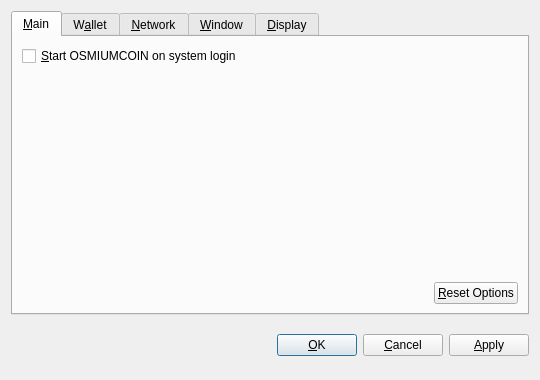
<?xml version="1.0" encoding="UTF-8"?>
<ui version="4.0">
 <class>OptionsDialog</class>
 <widget class="QDialog" name="OptionsDialog">
  <property name="geometry">
   <rect>
    <x>0</x>
    <y>0</y>
    <width>540</width>
    <height>380</height>
   </rect>
  </property>
  <property name="windowTitle">
   <string>Options</string>
  </property>
  <property name="modal">
   <bool>true</bool>
  </property>
  <layout class="QVBoxLayout" name="verticalLayout">
   <item>
    <widget class="QTabWidget" name="tabWidget">
     <property name="tabPosition">
      <enum>QTabWidget::North</enum>
     </property>
     <property name="currentIndex">
      <number>0</number>
     </property>
     <widget class="QWidget" name="tabMain">
      <attribute name="title">
       <string>&amp;Main</string>
      </attribute>
      <layout class="QVBoxLayout" name="verticalLayout_Main">
       <item>
        <widget class="QCheckBox" name="bitcoinAtStartup">
         <property name="toolTip">
          <string>Automatically start OSMIUMCOIN after logging in to the system.</string>
         </property>
         <property name="text">
          <string>&amp;Start OSMIUMCOIN on system login</string>
         </property>
        </widget>
       </item>
       <item>
        <spacer name="verticalSpacer_Main">
         <property name="orientation">
          <enum>Qt::Vertical</enum>
         </property>
         <property name="sizeHint" stdset="0">
          <size>
           <width>20</width>
           <height>40</height>
          </size>
         </property>
        </spacer>
       </item>
       <item>
        <layout class="QHBoxLayout" name="horizontalLayout_2_Main">
         <item>
          <spacer name="horizontalSpacer_2_Main">
           <property name="orientation">
            <enum>Qt::Horizontal</enum>
           </property>
           <property name="sizeHint" stdset="0">
            <size>
             <width>40</width>
             <height>20</height>
            </size>
           </property>
          </spacer>
         </item>
         <item>
          <widget class="QPushButton" name="resetButton">
           <property name="toolTip">
            <string>Reset all client options to default.</string>
           </property>
           <property name="text">
            <string>&amp;Reset Options</string>
           </property>
           <property name="autoDefault">
            <bool>false</bool>
           </property>
          </widget>
         </item>
        </layout>
       </item>
      </layout>
     </widget>
     <widget class="QWidget" name="tabWallet">
      <attribute name="title">
       <string>W&amp;allet</string>
      </attribute>
      <layout class="QVBoxLayout" name="verticalLayout_Network">
       <item>
        <widget class="QLabel" name="transactionFeeInfoLabel">
         <property name="text">
          <string>Optional transaction fee per kB that helps make sure your transactions are processed quickly. Most transactions are 1 kB.</string>
         </property>
         <property name="textFormat">
          <enum>Qt::PlainText</enum>
         </property>
         <property name="wordWrap">
          <bool>true</bool>
         </property>
        </widget>
       </item>
       <item>
        <layout class="QHBoxLayout" name="horizontalLayout_1_Main">
         <item>
          <widget class="QLabel" name="transactionFeeLabel">
           <property name="text">
            <string>Pay transaction &amp;fee</string>
           </property>
           <property name="textFormat">
            <enum>Qt::PlainText</enum>
           </property>
           <property name="buddy">
            <cstring>transactionFee</cstring>
           </property>
          </widget>
         </item>
         <item>
          <widget class="BitcoinAmountField" name="transactionFee"/>
         </item>
         <item>
          <spacer name="horizontalSpacer_1_Main">
           <property name="orientation">
            <enum>Qt::Horizontal</enum>
           </property>
           <property name="sizeHint" stdset="0">
            <size>
             <width>40</width>
             <height>20</height>
            </size>
           </property>
          </spacer>
         </item>
        </layout>
       </item>
       <item>
        <widget class="QLabel" name="label">
         <property name="text">
          <string>If you disable the spending of unconfirmed change, the change from a transaction cannot be used until that transaction has at least one confirmation. This also affects how your balance is computed.</string>
         </property>
         <property name="wordWrap">
          <bool>true</bool>
         </property>
        </widget>
       </item>
       <item>
        <widget class="QCheckBox" name="spendZeroConfChange">
         <property name="text">
          <string>Spend unconfirmed change  (experts only)</string>
         </property>
        </widget>
       </item>
       <item>
        <spacer name="verticalSpacer">
         <property name="orientation">
          <enum>Qt::Vertical</enum>
         </property>
         <property name="sizeHint" stdset="0">
          <size>
           <width>20</width>
           <height>40</height>
          </size>
         </property>
        </spacer>
       </item>
      </layout>
     </widget>
     <widget class="QWidget" name="tabNetwork">
      <attribute name="title">
       <string>&amp;Network</string>
      </attribute>
      <layout class="QVBoxLayout" name="verticalLayout_Network">
       <item>
        <widget class="QCheckBox" name="mapPortUpnp">
         <property name="toolTip">
          <string>Automatically open the OSMIUMCOIN client port on the router. This only works when your router supports UPnP and it is enabled.</string>
         </property>
         <property name="text">
          <string>Map port using &amp;UPnP</string>
         </property>
        </widget>
       </item>
       <item>
        <widget class="QCheckBox" name="connectSocks">
         <property name="toolTip">
          <string>Connect to the OSMIUMCOIN network through a SOCKS proxy (e.g. when connecting through Tor).</string>
         </property>
         <property name="text">
          <string>&amp;Connect through SOCKS proxy:</string>
         </property>
        </widget>
       </item>
       <item>
        <layout class="QHBoxLayout" name="horizontalLayout_Network">
         <item>
          <widget class="QLabel" name="proxyIpLabel">
           <property name="text">
            <string>Proxy &amp;IP:</string>
           </property>
           <property name="textFormat">
            <enum>Qt::PlainText</enum>
           </property>
           <property name="buddy">
            <cstring>proxyIp</cstring>
           </property>
          </widget>
         </item>
         <item>
          <widget class="QValidatedLineEdit" name="proxyIp">
           <property name="maximumSize">
            <size>
             <width>140</width>
             <height>16777215</height>
            </size>
           </property>
           <property name="toolTip">
            <string>IP address of the proxy (e.g. 127.0.0.1)</string>
           </property>
          </widget>
         </item>
         <item>
          <widget class="QLabel" name="proxyPortLabel">
           <property name="text">
            <string>&amp;Port:</string>
           </property>
           <property name="textFormat">
            <enum>Qt::PlainText</enum>
           </property>
           <property name="buddy">
            <cstring>proxyPort</cstring>
           </property>
          </widget>
         </item>
         <item>
          <widget class="QLineEdit" name="proxyPort">
           <property name="maximumSize">
            <size>
             <width>55</width>
             <height>16777215</height>
            </size>
           </property>
           <property name="toolTip">
            <string>Port of the proxy (e.g. 9050)</string>
           </property>
          </widget>
         </item>
         <item>
          <widget class="QLabel" name="socksVersionLabel">
           <property name="text">
            <string>SOCKS &amp;Version:</string>
           </property>
           <property name="textFormat">
            <enum>Qt::PlainText</enum>
           </property>
           <property name="buddy">
            <cstring>socksVersion</cstring>
           </property>
          </widget>
         </item>
         <item>
          <widget class="QValueComboBox" name="socksVersion">
           <property name="toolTip">
            <string>SOCKS version of the proxy (e.g. 5)</string>
           </property>
          </widget>
         </item>
         <item>
          <spacer name="horizontalSpacer_Network">
           <property name="orientation">
            <enum>Qt::Horizontal</enum>
           </property>
           <property name="sizeHint" stdset="0">
            <size>
             <width>40</width>
             <height>20</height>
            </size>
           </property>
          </spacer>
         </item>
        </layout>
       </item>
       <item>
        <spacer name="verticalSpacer_Network">
         <property name="orientation">
          <enum>Qt::Vertical</enum>
         </property>
         <property name="sizeHint" stdset="0">
          <size>
           <width>20</width>
           <height>40</height>
          </size>
         </property>
        </spacer>
       </item>
      </layout>
     </widget>
     <widget class="QWidget" name="tabWindow">
      <attribute name="title">
       <string>&amp;Window</string>
      </attribute>
      <layout class="QVBoxLayout" name="verticalLayout_Window">
       <item>
        <widget class="QCheckBox" name="minimizeToTray">
         <property name="toolTip">
          <string>Show only a tray icon after minimizing the window.</string>
         </property>
         <property name="text">
          <string>&amp;Minimize to the tray instead of the taskbar</string>
         </property>
        </widget>
       </item>
       <item>
        <widget class="QCheckBox" name="minimizeOnClose">
         <property name="toolTip">
          <string>Minimize instead of exit the application when the window is closed. When this option is enabled, the application will be closed only after selecting Quit in the menu.</string>
         </property>
         <property name="text">
          <string>M&amp;inimize on close</string>
         </property>
        </widget>
       </item>
       <item>
        <spacer name="verticalSpacer_Window">
         <property name="orientation">
          <enum>Qt::Vertical</enum>
         </property>
         <property name="sizeHint" stdset="0">
          <size>
           <width>20</width>
           <height>40</height>
          </size>
         </property>
        </spacer>
       </item>
      </layout>
     </widget>
     <widget class="QWidget" name="tabDisplay">
      <attribute name="title">
       <string>&amp;Display</string>
      </attribute>
      <layout class="QVBoxLayout" name="verticalLayout_Display">
       <item>
        <layout class="QHBoxLayout" name="horizontalLayout_1_Display">
         <item>
          <widget class="QLabel" name="langLabel">
           <property name="text">
            <string>User Interface &amp;language:</string>
           </property>
           <property name="textFormat">
            <enum>Qt::PlainText</enum>
           </property>
           <property name="buddy">
            <cstring>lang</cstring>
           </property>
          </widget>
         </item>
         <item>
          <widget class="QValueComboBox" name="lang">
           <property name="toolTip">
            <string>The user interface language can be set here. This setting will take effect after restarting OSMIUMCOIN.</string>
           </property>
          </widget>
         </item>
        </layout>
       </item>
       <item>
        <layout class="QHBoxLayout" name="horizontalLayout_2_Display">
         <item>
          <widget class="QLabel" name="unitLabel">
           <property name="text">
            <string>&amp;Unit to show amounts in:</string>
           </property>
           <property name="textFormat">
            <enum>Qt::PlainText</enum>
           </property>
           <property name="buddy">
            <cstring>unit</cstring>
           </property>
          </widget>
         </item>
         <item>
          <widget class="QValueComboBox" name="unit">
           <property name="toolTip">
            <string>Choose the default subdivision unit to show in the interface and when sending coins.</string>
           </property>
          </widget>
         </item>
        </layout>
       </item>
       <item>
        <widget class="QCheckBox" name="displayAddresses">
         <property name="toolTip">
          <string>Whether to show OSMIUMCOIN addresses in the transaction list or not.</string>
         </property>
         <property name="text">
          <string>&amp;Display addresses in transaction list</string>
         </property>
        </widget>
       </item>
       <item>
        <widget class="QCheckBox" name="coinControlFeatures">
         <property name="toolTip">
          <string>Whether to show coin control features or not.</string>
         </property>
         <property name="text">
          <string>Display coin &amp;control features (experts only!)</string>
         </property>
        </widget>
       </item>
       <item>
        <spacer name="verticalSpacer_Display">
         <property name="orientation">
          <enum>Qt::Vertical</enum>
         </property>
         <property name="sizeHint" stdset="0">
          <size>
           <width>20</width>
           <height>40</height>
          </size>
         </property>
        </spacer>
       </item>
      </layout>
     </widget>
    </widget>
   </item>
   <item>
    <layout class="QHBoxLayout" name="horizontalLayout_Buttons">
     <item>
      <spacer name="horizontalSpacer_1">
       <property name="orientation">
        <enum>Qt::Horizontal</enum>
       </property>
       <property name="sizeHint" stdset="0">
        <size>
         <width>40</width>
         <height>48</height>
        </size>
       </property>
      </spacer>
     </item>
     <item>
      <widget class="QLabel" name="statusLabel">
       <property name="font">
        <font>
         <weight>75</weight>
         <bold>true</bold>
        </font>
       </property>
       <property name="text">
        <string/>
       </property>
       <property name="textFormat">
        <enum>Qt::PlainText</enum>
       </property>
       <property name="wordWrap">
        <bool>true</bool>
       </property>
      </widget>
     </item>
     <item>
      <spacer name="horizontalSpacer_2">
       <property name="orientation">
        <enum>Qt::Horizontal</enum>
       </property>
       <property name="sizeHint" stdset="0">
        <size>
         <width>40</width>
         <height>48</height>
        </size>
       </property>
      </spacer>
     </item>
     <item>
      <widget class="QPushButton" name="okButton">
       <property name="text">
        <string>&amp;OK</string>
       </property>
      </widget>
     </item>
     <item>
      <widget class="QPushButton" name="cancelButton">
       <property name="text">
        <string>&amp;Cancel</string>
       </property>
       <property name="autoDefault">
        <bool>false</bool>
       </property>
      </widget>
     </item>
     <item>
      <widget class="QPushButton" name="applyButton">
       <property name="text">
        <string>&amp;Apply</string>
       </property>
       <property name="autoDefault">
        <bool>false</bool>
       </property>
      </widget>
     </item>
    </layout>
   </item>
  </layout>
 </widget>
 <customwidgets>
  <customwidget>
   <class>BitcoinAmountField</class>
   <extends>QSpinBox</extends>
   <header>bitcoinamountfield.h</header>
  </customwidget>
  <customwidget>
   <class>QValueComboBox</class>
   <extends>QComboBox</extends>
   <header>qvaluecombobox.h</header>
  </customwidget>
  <customwidget>
   <class>QValidatedLineEdit</class>
   <extends>QLineEdit</extends>
   <header>qvalidatedlineedit.h</header>
  </customwidget>
 </customwidgets>
 <resources/>
 <connections/>
</ui>
